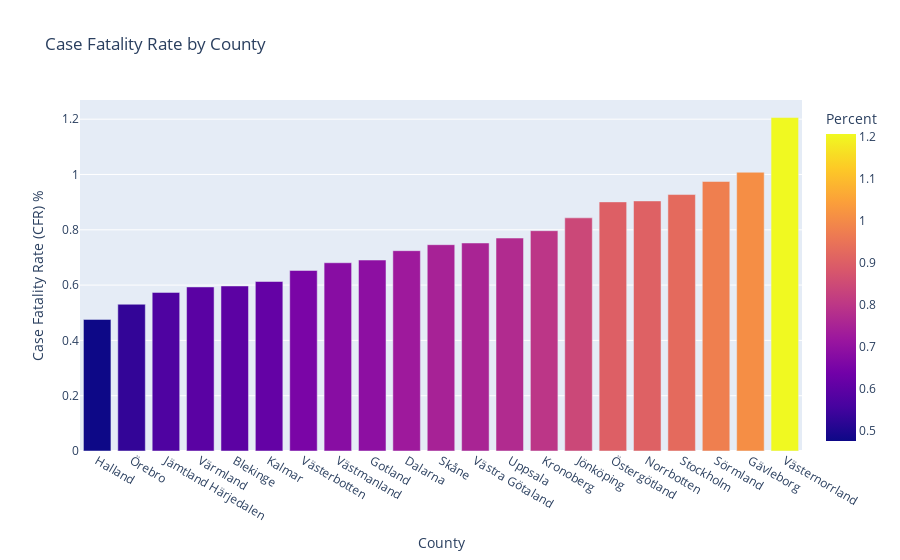

Source (notebook cell):
### Markdown cell above
If we divide the total number of deseaced with total number of cases (per county), we'll find the case fatality rate (CFR) per county. Below we find that the county with the highest CFR where Västernorrland. Quite surprisingly, the county was in the middle of our previous explorations. They where way below the highest number of cases as well as hospitalisations rate. Why more people died from the desease in Västernorrland is hard to tell from our data. One reason could be distance to emergency careand another coluld be higher mean age ([SCB](https://www.statistikdatabasen.scb.se/pxweb/sv/ssd/START__BE__BE0101__BE0101B/BefolkningMedelAlder/sortedtable/tableViewSorted/)). The conclusion to draw from below is that it were in Halland or Örebro (whom also had the highest number of citizens infected) fewer people died from the disease. As mentioned previous all conties had different approch to who they tested and not, hence the number of total cases might not be a valid data to use.

### Code cell
CFR = (totals_per_region['Totalt_antal_avlidna'] / totals_per_region['Totalt_antal_fall'])*100

data = {
    'County': totals_per_region['Region'],
    'Case Fatality Rate (CFR) %': CFR
}

fig = px.bar(
    data, 
    x='County', 
    y='Case Fatality Rate (CFR) %', 
    title='Case Fatality Rate by County',
    labels={'color': 'Percent'},
    color=CFR
)
fig.update_xaxes(categoryorder='total ascending')
fig.write_html("Visualizations/CFR_county.html")
fig.show()

### Figure 1 — Plotly figure (JSON) as saved in the notebook; plotly's stock layout.template omitted (floating-point values rounded to 4 significant figures)
{"data": [{"alignmentgroup": "True", "hovertemplate": "County=%{x}<br>Case Fatality Rate (CFR) %=%{y}<br>Percent=%{marker.color}<extra></extra>", "legendgroup": "", "marker": {"color": [0.5968, 0.7245, 0.6906, 1.008, 0.476, 0.5736, 0.8432, 0.613, 0.7967, 0.9043, 0.7461, 0.9274, 0.9747, 0.7702, 0.5933, 0.653, 1.206, 0.6808, 0.7522, 0.5307, 0.9009], "coloraxis": "coloraxis", "pattern": {"shape": ""}}, "name": "", "offsetgroup": "", "orientation": "v", "showlegend": false, "textposition": "auto", "type": "bar", "x": ["Blekinge", "Dalarna", "Gotland", "Gävleborg", "Halland", "Jämtland Härjedalen", "Jönköping", "Kalmar", "Kronoberg", "Norrbotten", "Skåne", "Stockholm", "Sörmland", "Uppsala", "Värmland", "Västerbotten", "Västernorrland", "Västmanland", "Västra Götaland", "Örebro", "Östergötland"], "xaxis": "x", "y": [0.5968, 0.7245, 0.6906, 1.008, 0.476, 0.5736, 0.8432, 0.613, 0.7967, 0.9043, 0.7461, 0.9274, 0.9747, 0.7702, 0.5933, 0.653, 1.206, 0.6808, 0.7522, 0.5307, 0.9009], "yaxis": "y"}], "layout": {"barmode": "relative", "coloraxis": {"colorbar": {"title": {"text": "Percent"}}, "colorscale": [[0, "#0d0887"], [0.1111, "#46039f"], [0.2222, "#7201a8"], [0.3333, "#9c179e"], [0.4444, "#bd3786"], [0.5556, "#d8576b"], [0.6667, "#ed7953"], [0.7778, "#fb9f3a"], [0.8889, "#fdca26"], [1, "#f0f921"]]}, "legend": {"tracegroupgap": 0}, "title": {"text": "Case Fatality Rate by County"}, "xaxis": {"anchor": "y", "categoryorder": "total ascending", "domain": [0, 1], "title": {"text": "County"}}, "yaxis": {"anchor": "x", "domain": [0, 1], "title": {"text": "Case Fatality Rate (CFR) %"}}}}
